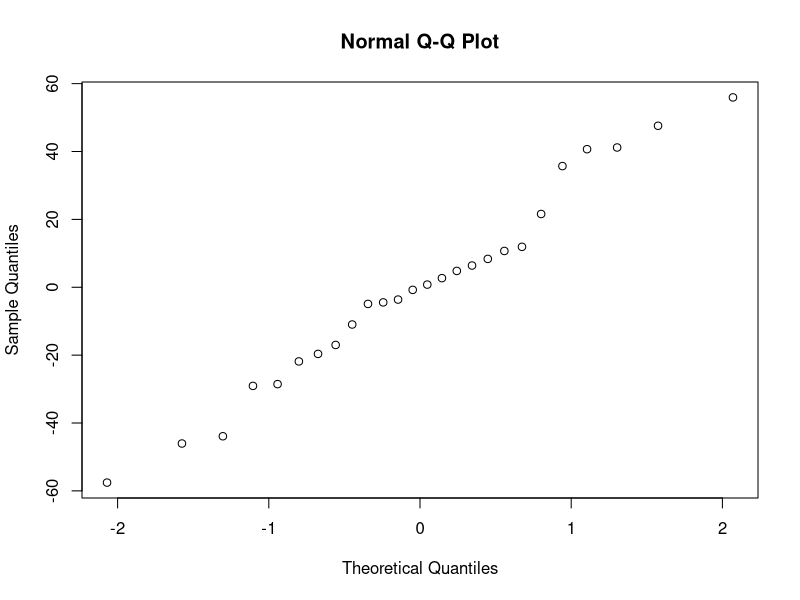
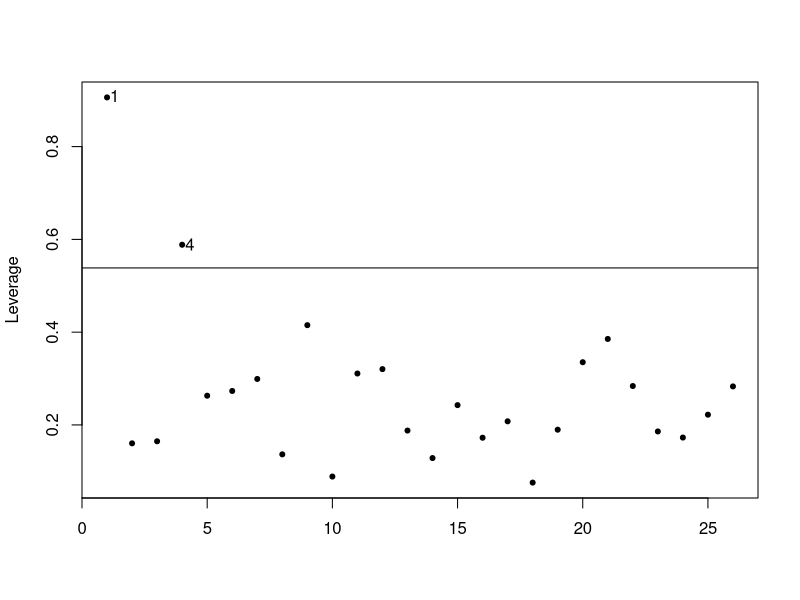
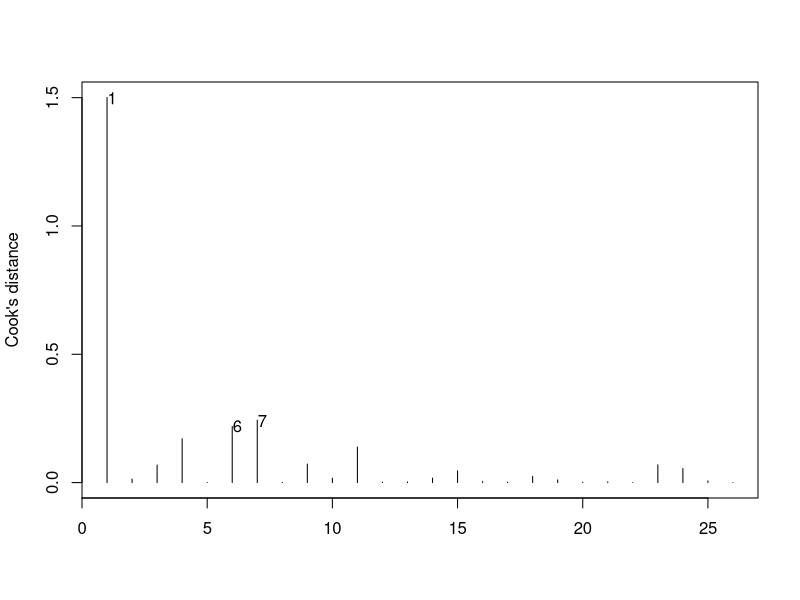
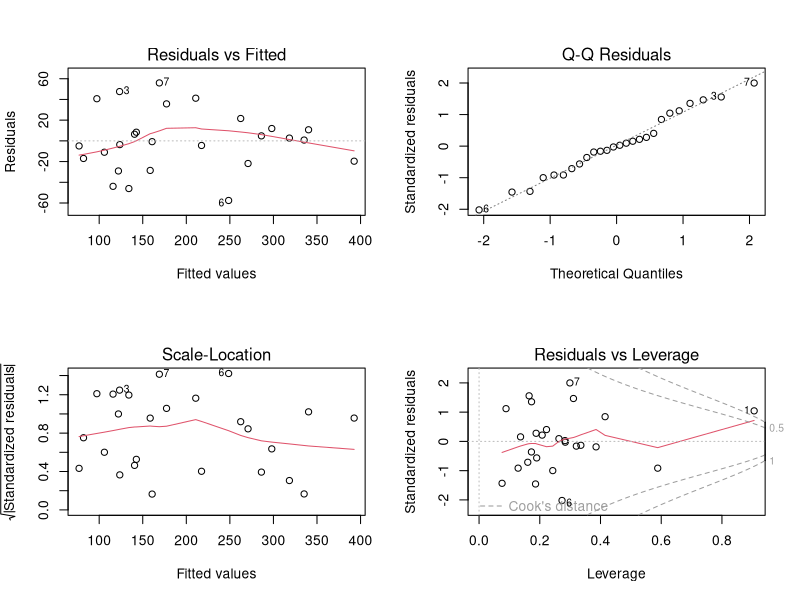
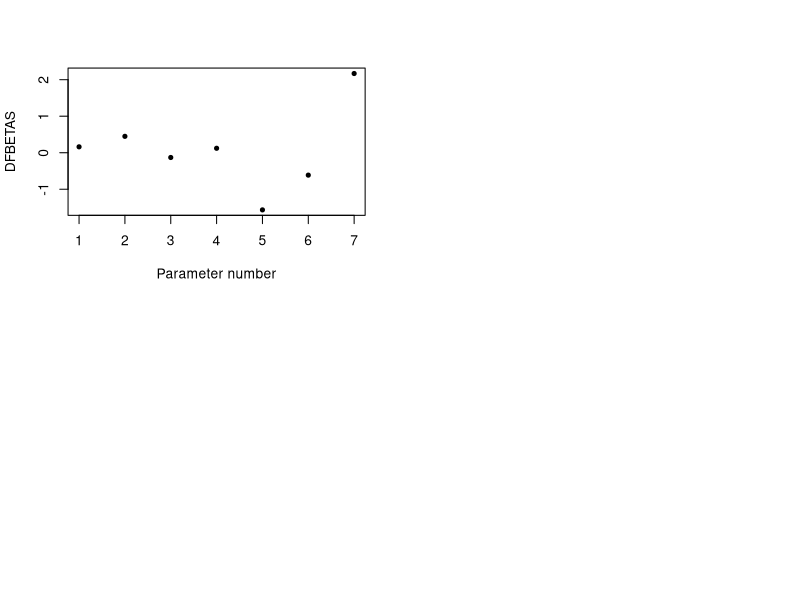
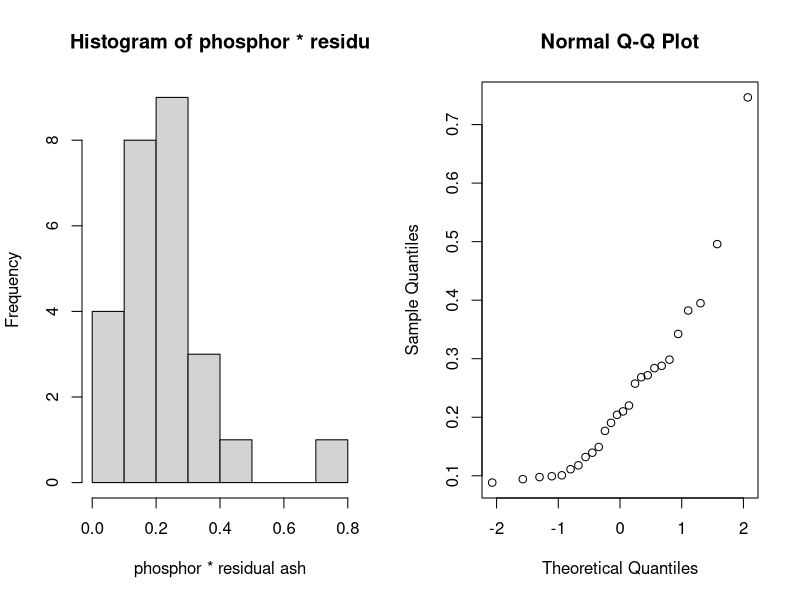
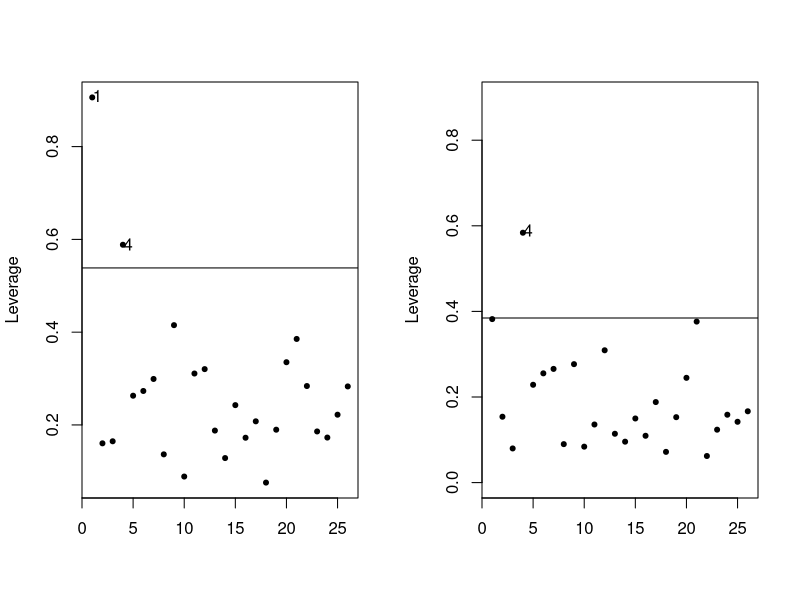
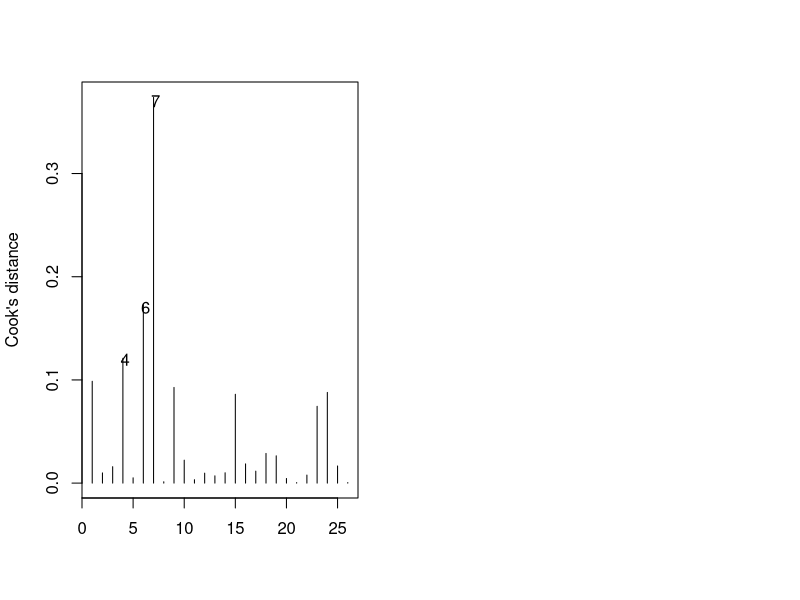

These charts were generated, in order, by the following R code:
## ---- chunk 1
CWD <- read.table("./datasets/01-linear-regression/christ.csv", header = T, sep = ",", dec = ".")
attach(CWD)

model <- lm(CWD.BASA ~ RIP.DENS)
model3 <- lm(I(log(CWD.BASA)) ~ RIP.DENS + I(RIP.DENS^2))
summary(model)
confint(model)

needles <- read.table("./datasets/01-linear-regression/needles.txt", header = T, sep = "\t", dec = ".")
attach(needles)
model_l5 <- lm(length ~ nitrogen * phosphor + potassium 
               + phosphor * residu)

library(car)

body.fat <- read.table("./datasets/01-linear-regression/bodyfatNKNW.txt", header = T, dec = ".")
attach(body.fat)

birnh <- read.table("./datasets/01-linear-regression/birnh.txt", header = T, sep = "\t", dec = ".")
attach(birnh)
## ---- chunk 2
qqnorm(model_l5$resid)
## ---- chunk 3
p=7
n=26
lev5 <- hatvalues(model_l5)
cutoff <- 2*p/n
plot(lev5, pch = 20, xlab = "", ylab = "Leverage")
abline(h=cutoff)
text(1.3, 0.91, 1)
text(4.3, 0.59, 4)
## ---- chunk 4
cd5 <- cooks.distance(model_l5)
plot(cd5, type = "h", ylab = "Cook's distance", xlab = "")
text(1.2, 1.5, 1)
text(6.2, 0.22, 6)
text(7.2, 0.24, 7)
## ---- chunk 5
par(mfrow=c(2,2))
plot(model_l5)
## ---- chunk 6
dfb5 <- dfbetas(model_l5)[1,]
plot(dfb5, pch = 20, ylab = "DFBETAS", xlab = "Parameter number")
## ---- chunk 7
inter5 <- phosphor * residu
par(mfrow=c(1,2))
hist(inter5, xlab = "phosphor * residual ash", main = "Histogram of phosphor * residu")
qqnorm(inter5)
## ---- chunk 8
nitrogen2 <- nitrogen[-1]
phosphor2 <- phosphor[-1]
potassium2 <- potassium[-1]
residu2 <- residu[-1]
length2 <- length[-1]
model_l6 <- lm(length2 ~ nitrogen2 *  phosphor2 + potassium2 
               + phosphor2 * residu2)
## ---- chunk 9
summary(model_l6)$coefficients
## ---- chunk 10
model_l7 <- lm(length ~ nitrogen *  phosphor + potassium 
               + residu)
## ---- chunk 11
summary(model_l7)$coefficients
## ---- chunk 12
model_l8 <- lm(length ~ nitrogen *  phosphor + potassium)
## ---- chunk 13
summary(model_l8)$coefficients
## ---- chunk 14
p2=5
lev8 <- hatvalues(model_l8)
cutoff2 <- 2*p2/n
par(mfrow=c(1,2))
plot(lev5, pch = 20, xlab = "", ylab = "Leverage")
abline(h=cutoff)
text(1.5, 0.91, 1)
text(4.5, 0.59, 4)
plot(lev8, pch = 20, xlab = "", ylab = "Leverage", ylim = c(0.0,0.9))
abline(h=cutoff2)
text(4.5, 0.59, 4)
## ---- chunk 15
cd8 <- cooks.distance(model_l8)
plot(cd8, type = "h", ylab = "Cook's distance", xlab = "")
text(4.2, 0.12, 4)
text(6.2, 0.17, 6)
text(7.2, 0.37, 7)
## ---- chunk 16
par(mfrow=c(2,2))
plot(model_l8)
